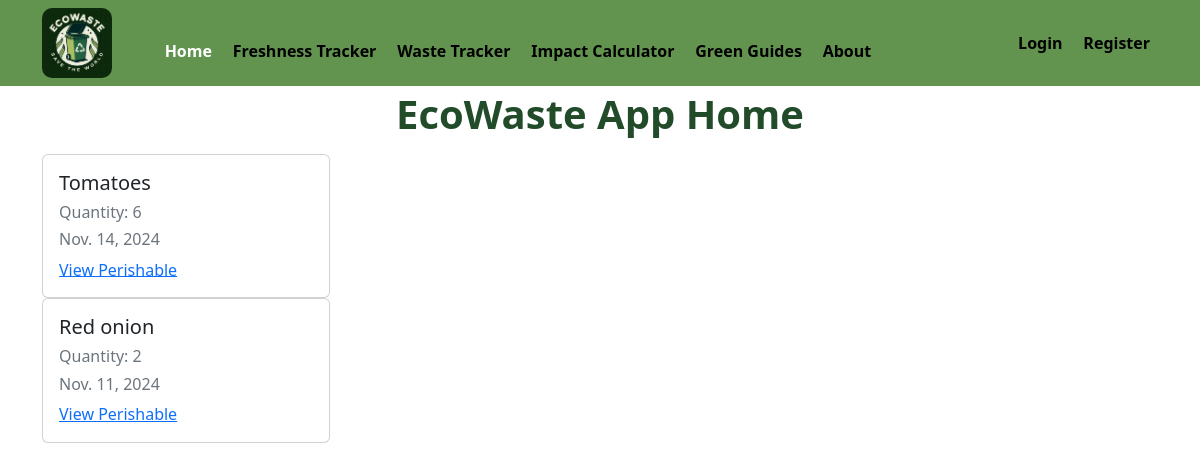
The page / on the database its author committed.
### ecowaste/models.py (models this page shows)
class Item(models.Model):
    perishable = models.CharField(max_length=100)
    quantity = models.PositiveIntegerField()
    author = models.ForeignKey(User, on_delete=models.CASCADE)
    expiration = models.DateField()

### ecowaste/views.py (the view)
# urls.py: 2. Add a URL to urlpatterns:  path('', views.home, name='home')
def home(request):
    items = models.Item.objects.all()
    context = {
        'items': items
    }
    return render(request, "ecowaste/home.html", context)

### ecowaste/templates/ecowaste/home.html
{% extends 'ecowaste/base.html' %}
{% block content %}
<h1>EcoWaste App Home</h1>
{% for item in items %}
<div class="card" style ="width:18rem;">
    <div class="card-body">
        <h5 class="card-perishable">{{ item.perishable }}</h5>
        <h6 class="card-quantity mb-2 text-muted"> Quantity: {{ item.quantity }}</h5>
        <h6 class="card-expiration mb-2 text-muted">{{item.expiration}}</h6>
        <a href="#" class="card-link">View Perishable</a>
    </div>
</div>
{% endfor %}
{% endblock content %}

### ecowaste/static/styles.css (style rules this page uses)
.container h1 { font-weight: 800; color: #224b2a; }
a { padding: 0.3rem 0; }
h1, h2 { text-align: center; margin-bottom: 1rem; }

### rows shown on the page
Item: perishable "Tomatoes", quantity "6", expiration "Nov. 14, 2024"
Item: perishable "Red onion", quantity "2", expiration "Nov. 11, 2024"
